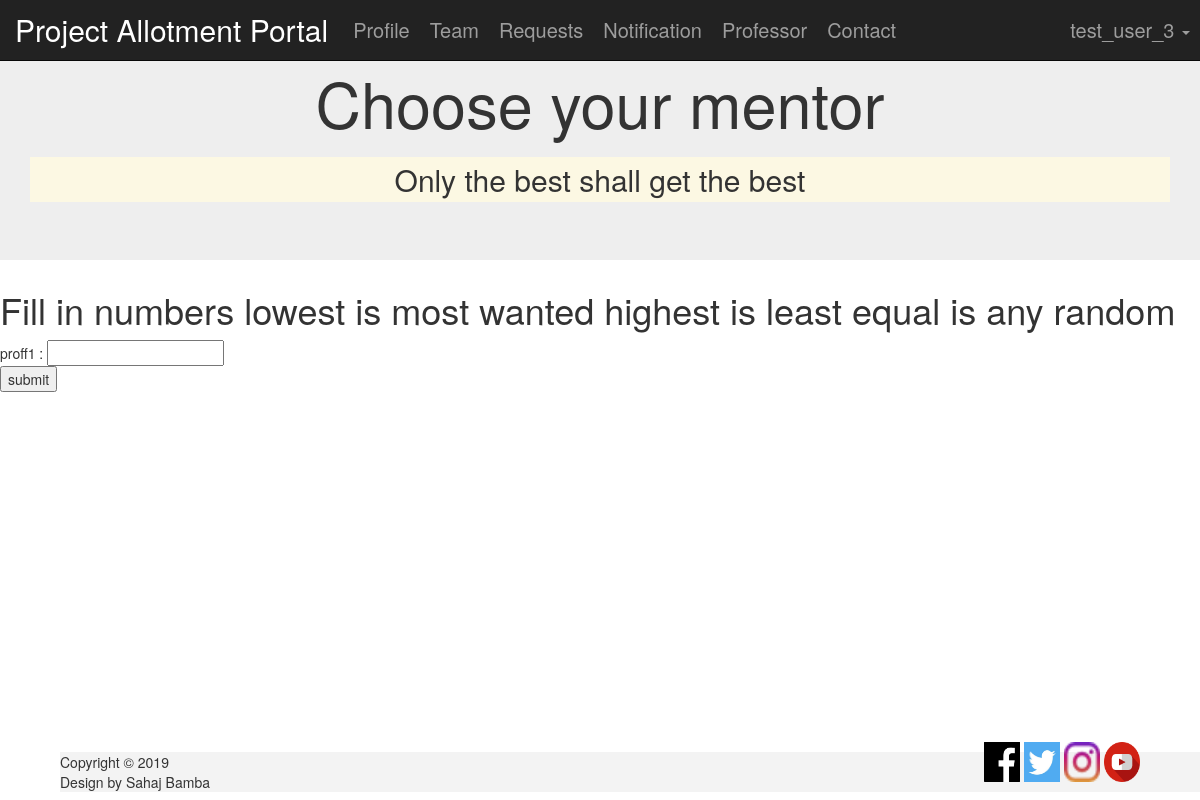
Before: /accounts/professor/ (signed in) with the older database file.
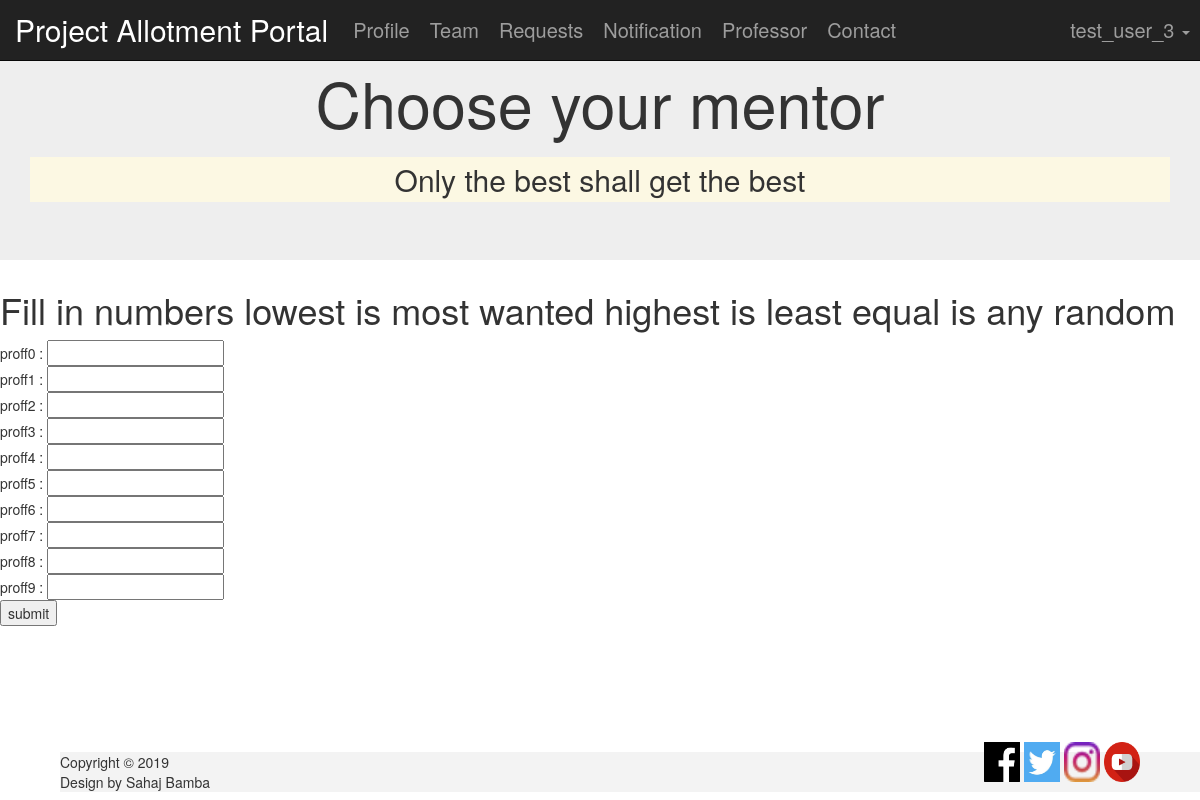
After: the same page with the newer database file.
### accounts/models.py (models this page shows, shortened)
class User_details(models.Model):
    GENDER_CHOICES =(
        ('F','Female'),
        ('M','Male'),
        ('P','Prefer Not To Say')
    )
    user_reg_no = models.DecimalField(verbose_name="reg_no", max_digits=8, decimal_places=0, unique=True,blank=False)
    user_email = models.EmailField(verbose_name="email", max_length=100,unique=True,blank=False)
    user_name = models.CharField(verbose_name="name", max_length=100,blank=False)
    user_gender = models.CharField(max_length=1, choices=GENDER_CHOICES)
    user_cpi = models.DecimalField(verbose_name="cpi", max_digits=4 , decimal_places=2,blank=False)
    user_bio = models.TextField(verbose_name="bio", max_length=1000)
    user_contact = models.CharField(verbose_name="contact",blank=False,max_length=15)
    authority = models.IntegerField(verbose_name="authority", default=0)
    email_verified = models.IntegerField(verbose_name="email_verified", default=0)
    data_verified = models.IntegerField(verbose_name="data_verified", default=0)
    user_user = models.OneToOneField(User, default=None, on_delete=models.CASCADE)
    user_pic = models.ImageField(default='default.png',blank=True)

### accounts/views.py (the view, shortened to what this page needs)
def proff(request):
    update(request)
    mem = User_details.objects.filter(authority=5).filter(data_verified=2)
    mem = User_details.objects.filter(authority=5).filter(data_verified=2)
    mem6 = User_details.objects.none()
    f = 0;
    if request.session['gamer_authority'] == 1:
        try:
            tm = Team_details.objects.get(team_member_1=request.user)
        except ObjectDoesNotExist:
            f = 1
    elif request.session['gamer_authority'] == 2:
        try:
            tm = Team_details.objects.get(team_member_2=request.user)
        except ObjectDoesNotExist:
            f = 1
    elif request.session['gamer_authority'] == 3:
        try:
            tm = Team_details.objects.get(team_member_3=request.user)
        except ObjectDoesNotExist:
            f = 1
    elif request.session['gamer_authority'] == 4:
        try:
            tm = Team_details.objects.get(team_leader=request.user)
        except ObjectDoesNotExist:
            f = 1
    else:
        f = 1
    if f==0:
        mem6 |= User_details.objects.filter(user_user=tm.professor)
    if request.session['gamer_authority'] >= 5 :
        return redirect('Project_Allotment_Portal:home')
    return render(request, 'accounts/professor.html',{'mem4':mem,'mem6':mem6})

### accounts/views.py (called while the page is built)
def update(request):
    try:
        if request.user.is_authenticated:
            temp = User_details.objects.get(user_user=request.user)
            request.session['gamer_data_verified'] = temp.data_verified
            request.session['gamer_authority'] = temp.authority
        else :
            request.session['gamer_data_verified'] = 0
            request.session['gamer_authority'] = 0
    except ObjectDoesNotExist:
        request.session['gamer_data_verified'] = 0
        request.session['gamer_authority'] = 0

### accounts/templates/accounts/professor.html (shortened to what this page needs)
{% extends 'base.html' %}
{% load static %}
{% block statics %}
    <link rel="stylesheet" type="text/css" href="{% static 'Project_Allotment_Portal/stylesheet/proff.css' %} " >
{% endblock %}
{% block title2 %}
    Choose your mentor
{% endblock %}
{% block quote %}
        Only the best shall get the best
{% endblock %}
{% block content %}
    {% if request.session.gamer_data_verified <= 1 %}
        <h1> Please wait for your profile verification. </h1>
    {% elif request.session.gamer_data_verified == 2 %}
        <h1> Please wait for your team completion. </h1>
    {% elif request.session.gamer_data_verified == 3 %}
        {% if request.session.gamer_authority < 4 %}
            <h1>    Please consult your team leader for professor priority list selection. </h1>
        {% else %}
            <h1> Fill in numbers lowest is most wanted highest is least equal is any random </h1>
            <form class="my-form" action="{% url 'accounts:proff' %}" method="post">
                {% for mem in mem4 %}
                   {{ mem.user_name }} :  <input type="number" name={{ mem.user_name }} required>
                    <br>
                {% endfor %}
                <input type="submit" value="submit">
            </form>
        {% endif %}
    {% elif request.session.gamer_data_verified == 4 %}
        {% if request.session.gamer_authority < 4 %}
            <h1>    Please consult your team leader for professor priority list selection. </h1>
        {% else %}
            <h1>    Please wait for the professor selection process to get over. </h1>
        {% endif %}
    {% endif %}
{% endblock %}

### Project_Allotment_Portal/templates/base.html (shortened to what this page needs)
{% load static  %}
<!DOCTYPE html>
<html>
	<head>
	    <meta name="viewport" content="width=device-width, initial-scale=1.0, maximum-scale=1.0, user-scalable=0">	<link rel="stylesheet" href="https://maxcdn.bootstrapcdn.com/bootstrap/3.3.7/css/bootstrap.min.css">
	    <link rel="stylesheet" type="text/css" href="{% static 'Project_Allotment_Portal/stylesheet/base.css' %}">
        {% block statics %}
        {% endblock %}
    </head>
	<body>
		<nav class="navbar navbar-fixed-top navbar-inverse">
		    <div class="container-fluid">
			    <div class="navbar-header">
                    <div class="active"><a class="navbar-brand active" href="{% url 'Project_Allotment_Portal:home' %}">Project Allotment Portal</a>
                    </div>
			    </div>
                <div class="collapse navbar-collapse" id="main-nav-bar">
                    <ul class="nav navbar-nav">
                        {% if user.is_authenticated %}
                            <li ><a href="{% url 'accounts:profile' %}">Profile</a></li>
                            {% if request.session.gamer_authority < 5 %}
                                <li ><a href="{% url 'accounts:team' %}">Team</a></li>
                                <li ><a href="{% url 'accounts:requests' %}">Requests</a></li>
                                <li ><a href="{% url 'Project_Allotment_Portal:notification' %}">Notification</a></li>
                                <li ><a href="{% url 'accounts:proff' %}">Professor</a></li>
                            {% endif %}
                        {% endif %}
                        <li ><a href="{% url 'Project_Allotment_Portal:contact' %}">Contact</a></li>
                    </ul>
                    <ul class="nav navbar-nav navbar-right" >
                        {% if user.is_authenticated %}
                            <li class="dropdown"><a class="dropdown-toggle" data-toggle="dropdown" href="#"> {{ user.username }} <span class="caret"></span></a>
                            </li>
                        {% else %}
                            <li><a href="{% url 'accounts:signup' %}"><span class="glyphicon glyphicon-user"></span> Sign Up</a></li>
                            <li><a href="{% url 'accounts:login' %}"><span class="glyphicon glyphicon-log-in"></span> Login</a></li>
                        {% endif %}
                    </ul>
                </div>
            </div>
		</nav>
        <div class="main" style="max-height: 100%; height: 100%; min-height: 570px; width: 100%;left: 0px;top: 0px;">
            <div class="jumbotron">
                <div class="container text-center">
                    <h1>
                        {% block title2 %}
                        {% endblock %}
                    </h1>
                    <strong>
                        <h2 class="mark">
                            {% block quote %}
                            {% endblock %}
                        </h2>
                    </strong>
                </div>
            </div>
            {% block content %}
            {% endblock %}
        </div>
        <div class="footer" >
            <div class="txt">
                Copyright © 2019<br> Design by Sahaj Bamba
            </div>
			<div class="social" >
				<div class="tag" >
                    <div class="image" style=" border: solid 0px red; background-image: url({% static 'Project_Allotment_Portal/pictures/logos/fb.jpg'%});" >
                    </div>
                </div>
                <div class="tag" >
                    <div class="image" style="background-image: url({% static 'Project_Allotment_Portal/pictures/logos/twitter.jpg'%}); " >
                    </div>
                </div>
                <div class="tag" >
                    <div class="image" style=" border: solid 0px red; background-image: url({% static 'Project_Allotment_Portal/pictures/logos/instagram.png'%}); " >
                    </div>
                </div>
                <div class="tag" >
                    <div class="image" style=" border: solid 0px red; background-image: url({% static 'Project_Allotment_Portal/pictures/logos/youtube.png'%}); " >
                    </div>
				</div>
			</div>
	    </div>
	</body>
</html>

### accounts/static/Project_Allotment_Portal/stylesheet/base.css (style rules this page uses)
.navbar-brand { padding: 20px 15px; font-size: 30px; }
#main-nav-bar>ul>li>a { padding: 20px 10px; font-size:20px }
.tag { height: 100%; width: 3%;display: inline-block; }
.social { text-align: right; height: 100%; width: 100%; position: absolute; top: -25%; display: block; right: 10%; }
.footer { position: fixed; bottom: 1%; left: 5%; height: 5%; display: block; border: solid 0px blue; width: 100%; background-color: #f3f3f3; z-index: 5; }
.image { display: inline-block; height: 100%; width: 100%; background-size: 100% 100%; }
.main { position: fixed; height: 82%; width: 90%; left: 5%; top: 11%; display: block; border: solid 0px black; z-index: 3; overflow: auto; min-height: 540px; }

Changed rows visible on the page:
added User_details: user_name "proff0"
added User_details: user_name "proff2"
added User_details: user_name "proff3"
added User_details: user_name "proff4"
added User_details: user_name "proff5"
added User_details: user_name "proff6"
added User_details: user_name "proff7"
added User_details: user_name "proff8"
added User_details: user_name "proff9"
